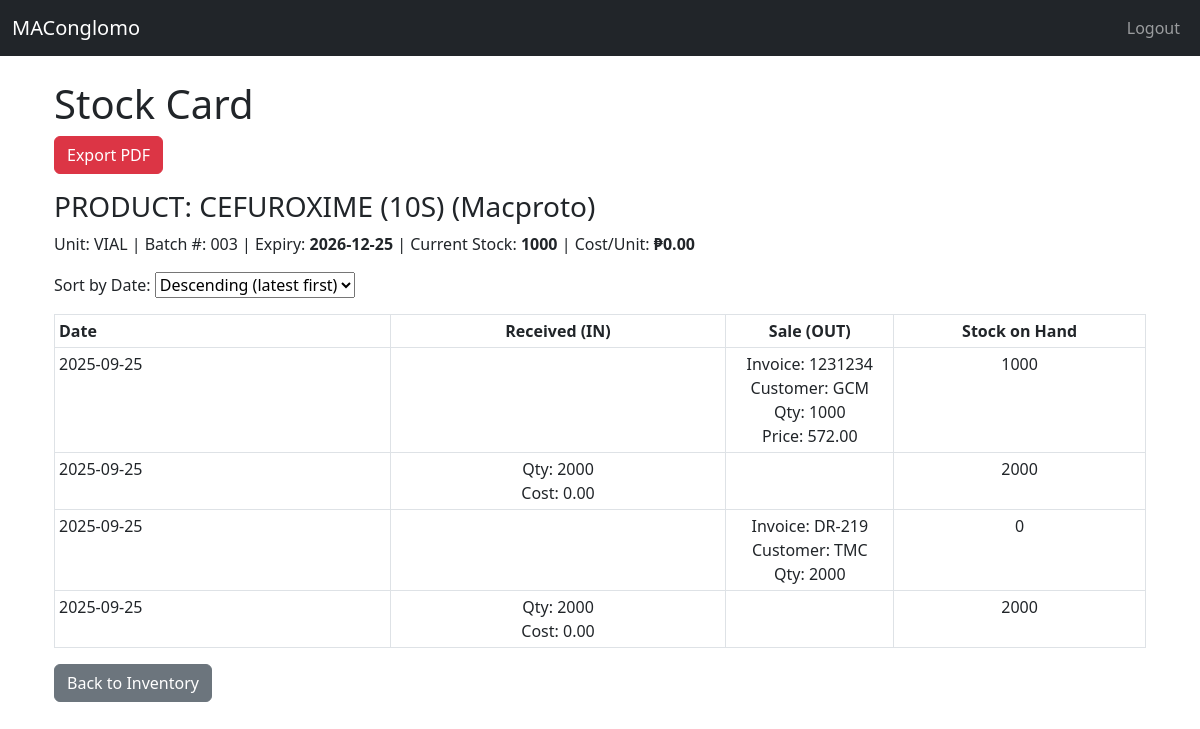
The page /inventory/stockcard.php?batch_id=28 (signed in) on the database its author committed.
### tables this page shows
CREATE TABLE `medicine_batches` (
  `id` int NOT NULL,
  `medicine_id` int NOT NULL,
  `batch_no` varchar(100) NOT NULL,
  `expiry_date` date NOT NULL,
  `quantity` int NOT NULL DEFAULT '0',
  `cost_per_unit` decimal(10,2) DEFAULT NULL,
  `created_at` timestamp NULL DEFAULT CURRENT_TIMESTAMP,
  `stock_on_hand` int NOT NULL DEFAULT '0',
  `cost` decimal(10,2) DEFAULT NULL,
  `received_at` date NOT NULL DEFAULT (curdate())
);

CREATE TABLE `medicines` (
  `id` int NOT NULL,
  `generic_name` varchar(255) NOT NULL,
  `brand_name` varchar(255) NOT NULL,
  `unit` varchar(100) NOT NULL
);

CREATE TABLE `stock_transactions` (
  `id` int NOT NULL,
  `medicine_id` int NOT NULL,
  `batch_id` int NOT NULL,
  `transaction_type` enum('IN','OUT') NOT NULL,
  `date` date NOT NULL,
  `quantity` int NOT NULL,
  `cost` decimal(10,2) DEFAULT NULL,
  `price` decimal(10,2) DEFAULT NULL,
  `amount` decimal(10,2) DEFAULT NULL,
  `invoice_no` varchar(100) DEFAULT NULL,
  `customer` varchar(255) DEFAULT NULL,
  `created_at` timestamp NULL DEFAULT CURRENT_TIMESTAMP
);

### inventory/stockcard.php (the view, shortened to what this page needs)
<?php
require_once __DIR__ . '/../config/database.php';
include __DIR__ . '/../inc/header.php';
$batch_id = isset($_GET['batch_id']) ? (int)$_GET['batch_id'] : 0;
$stmt = $pdo->prepare("
    SELECT b.*, m.generic_name, m.brand_name, m.unit
    FROM medicine_batches b
    JOIN medicines m ON m.id = b.medicine_id
    WHERE b.id = ?
");
$stmt->execute([$batch_id]);
$batch = $stmt->fetch(PDO::FETCH_ASSOC);
$ttCol = (function ($pdo) {
    $stmt = $pdo->prepare("SHOW COLUMNS FROM `stock_transactions` LIKE 'transaction_type'");
    $stmt->execute();
    if ($stmt->fetch()) return 'transaction_type';
    $stmt = $pdo->prepare("SHOW COLUMNS FROM `stock_transactions` LIKE 'type'");
    $stmt->execute();
    return $stmt->fetch() ? 'type' : 'transaction_type';
})($pdo);
$stmt = $pdo->prepare("SELECT * FROM stock_transactions WHERE batch_id = ? ORDER BY date ASC, id ASC");
$stmt->execute([$batch_id]);
$txs = $stmt->fetchAll(PDO::FETCH_ASSOC);
$running = 0;
$rows = [];
foreach ($txs as $t) {
    $tt = strtoupper($t[$ttCol] ?? $t['type'] ?? $t['transaction_type'] ?? '');
    if ($tt === 'IN') {
        $running += (int)$t['quantity'];
    } else {
        $running -= (int)$t['quantity'];
    }
    $t['running'] = $running;
    $rows[] = $t;
}
$currentStock = $running;
$rowClass = '';
$sort = $_GET['sort'] ?? 'desc';
if ($sort === 'desc') {
    $rows = array_reverse($rows);
}
?>
<div class="container mt-4">
    <h1>Stock Card</h1>
    <div class="mb-3">
        <a href="export_stockcard.php?batch_id=<?= $batch_id ?>"
            class="btn btn-danger" target="_blank">
            Export PDF
        </a>
    </div>
    <h3>PRODUCT: <?= htmlspecialchars($batch['generic_name']) ?> (<?= htmlspecialchars($batch['brand_name']) ?>)</h3>
    <p>
        Unit: <?= htmlspecialchars($batch['unit'] ?? '') ?> |
        Batch #: <?= htmlspecialchars($batch['batch_no'] ?? '') ?> |
        Expiry: <strong><?= htmlspecialchars($batch['expiry_date'] ?? '') ?></strong> |
        Current Stock: <strong><?= $currentStock ?></strong> |
        Cost/Unit: <strong>₱<?= number_format($batch['cost_per_unit'] ?? 0, 2) ?></strong>
    </p>
    <form method="get" class="mb-3">
        <label for="sort">Sort by Date:</label>
        <select name="sort" id="sort" onchange="this.form.submit()">
            <option value="desc" <?= $sort === 'desc' ? 'selected' : '' ?>>Descending (latest first)</option>
        </select>
    </form>
    <table class="table table-bordered table-sm mt-3">
        <thead>
            <tr>
                <th>Date</th>
                <th>Received (IN)</th>
                <th>Sale (OUT)</th>
                <th>Stock on Hand</th>
            </tr>
        </thead>
        <tbody>
            <?php foreach ($rows as $t): ?>
                <tr class="<?= $rowClass ?>">
                    <td><?= htmlspecialchars($t['date'] ?? $t['created_at'] ?? '') ?></td>
                    <td>
                        <?php if (strtoupper($t[$ttCol] ?? $t['type'] ?? $t['transaction_type'] ?? '') === 'IN'): ?>
                            Qty: <?= (int)$t['quantity'] ?><br>
                            <?= isset($t['cost']) ? 'Cost: ' . number_format($t['cost'], 2) : '' ?>
                        <?php endif; ?>
                    </td>
                    <td>
                        <?php if (strtoupper($t[$ttCol] ?? $t['type'] ?? $t['transaction_type'] ?? '') === 'OUT'): ?>
                            <?= isset($t['invoice_no']) ? 'Invoice: ' . htmlspecialchars($t['invoice_no']) . '<br>' : '' ?>
                            <?= isset($t['customer']) ? 'Customer: ' . htmlspecialchars($t['customer']) . '<br>' : '' ?>
                            Qty: <?= (int)$t['quantity'] ?><br>
                            <?= isset($t['price']) ? 'Price: ' . number_format($t['price'], 2) . '<br>' : '' ?>
                        <?php endif; ?>
                    </td>
                    <td><?= (int)$t['running'] ?></td>
                </tr>
            <?php endforeach; ?>
        </tbody>
    </table>
    <a href="list.php" class="btn btn-secondary">Back to Inventory</a>
</div>
<?php include __DIR__ . '/../inc/footer.php'; ?>

### inc/header.php (style rules this page uses)
.table { table-layout: fixed; width: 100%; }
.table th, .table td { white-space: nowrap; overflow: hidden; text-overflow: ellipsis; text-align: center; }
.table th:nth-child(1), .table td:nth-child(1) { text-align: left; width: 20%; }
.table th:nth-child(2), .table td:nth-child(2) { width: 20%; }
.table th:nth-child(3), .table td:nth-child(3) { width: 10%; }
.table th:nth-child(4), .table td:nth-child(4) { width: 15%; }

### rows shown on the page
medicine_batches: medicine.generic_name "CEFUROXIME (10S)", medicine.brand_name "Macproto", medicine.unit "VIAL", batch_no "003", expiry_date "2026-12-25", cost_per_unit "0.00"
stock_transactions: date "2025-09-25", invoice_no "1231234", customer "GCM", quantity "1000", price "572.00"
stock_transactions: date "2025-09-25", quantity "2000", cost "0.00"
stock_transactions: date "2025-09-25", invoice_no "DR-219", customer "TMC", quantity "2000", running "0"
stock_transactions: date "2025-09-25", quantity "2000", cost "0.00"

### other values the page prints
$currentStock "1000"
